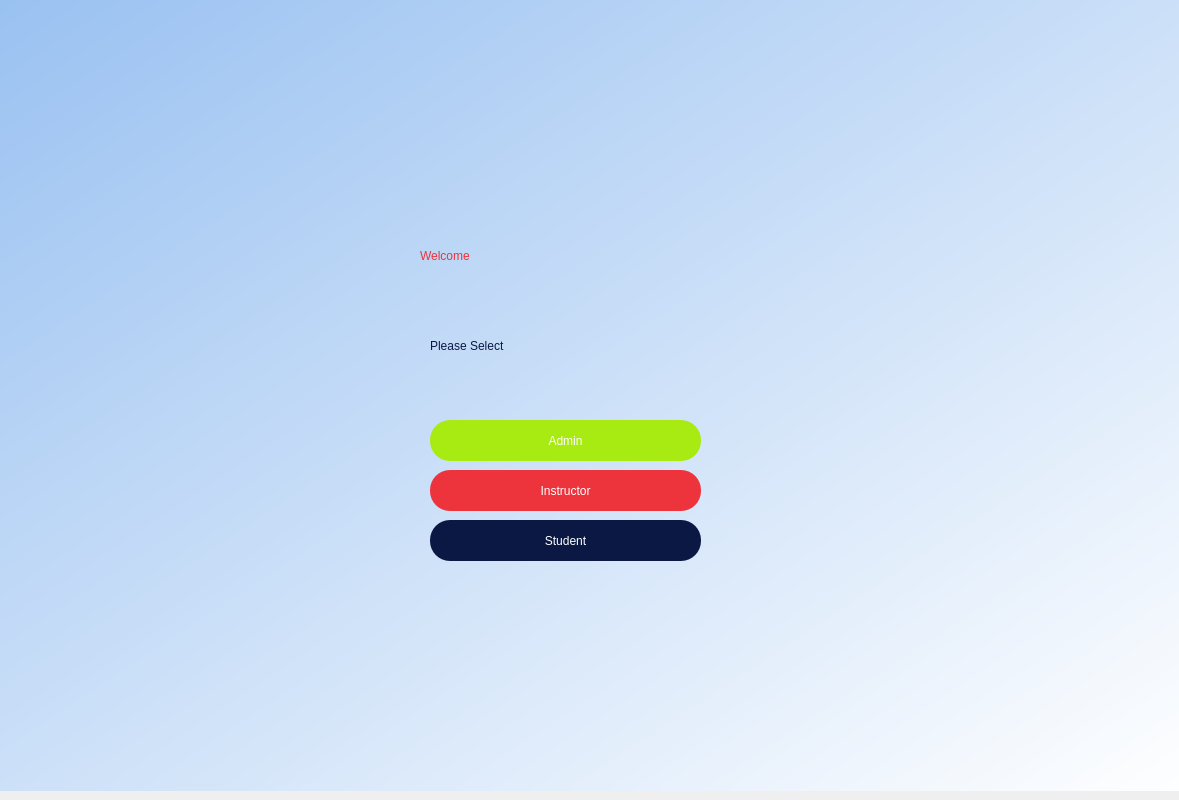
<?xml version="1.0" encoding="UTF-8"?>
<ui version="4.0">
 <class>Dialog</class>
 <widget class="QDialog" name="Dialog">
  <property name="geometry">
   <rect>
    <x>0</x>
    <y>0</y>
    <width>1179</width>
    <height>800</height>
   </rect>
  </property>
  <property name="windowTitle">
   <string>Dialog</string>
  </property>
  <widget class="QWidget" name="widget" native="true">
   <property name="geometry">
    <rect>
     <x>0</x>
     <y>-10</y>
     <width>1211</width>
     <height>801</height>
    </rect>
   </property>
   <property name="styleSheet">
    <string notr="true">QWidget#widget{
background-color:qlineargradient(spread:pad, x1:0, y1:0, x2:1, y2:1, stop:0 rgba(153, 193, 241, 255), stop:1 rgba(255, 255, 255, 255));}</string>
   </property>
   <widget class="QLabel" name="label">
    <property name="geometry">
     <rect>
      <x>420</x>
      <y>220</y>
      <width>301</width>
      <height>91</height>
     </rect>
    </property>
    <property name="styleSheet">
     <string notr="true">font: 48pt &quot;DejaVu Serif&quot;;
color:rgb(237, 51, 59);</string>
    </property>
    <property name="text">
     <string>Welcome</string>
    </property>
   </widget>
   <widget class="QLabel" name="label_2">
    <property name="geometry">
     <rect>
      <x>430</x>
      <y>320</y>
      <width>271</width>
      <height>71</height>
     </rect>
    </property>
    <property name="styleSheet">
     <string notr="true">font: 30pt &quot;DejaVu Serif&quot;;
color: #0C1844;</string>
    </property>
    <property name="text">
     <string>Please Select</string>
    </property>
   </widget>
   <widget class="QPushButton" name="instructor">
    <property name="geometry">
     <rect>
      <x>430</x>
      <y>480</y>
      <width>271</width>
      <height>41</height>
     </rect>
    </property>
    <property name="styleSheet">
     <string notr="true">border-radius:20px;
background-color: rgb(237, 51, 59);

font: 20pt &quot;DejaVu Sans&quot;;
color: rgb(255, 255, 255);</string>
    </property>
    <property name="text">
     <string>Instructor</string>
    </property>
   </widget>
   <widget class="QPushButton" name="student">
    <property name="geometry">
     <rect>
      <x>430</x>
      <y>530</y>
      <width>271</width>
      <height>41</height>
     </rect>
    </property>
    <property name="styleSheet">
     <string notr="true">border-radius:20px;
background-color: #0C1844;

font: 20pt &quot;DejaVu Sans&quot;;
color: rgb(255, 255, 255);</string>
    </property>
    <property name="text">
     <string>Student</string>
    </property>
   </widget>
   <widget class="QPushButton" name="admin">
    <property name="geometry">
     <rect>
      <x>430</x>
      <y>430</y>
      <width>271</width>
      <height>41</height>
     </rect>
    </property>
    <property name="styleSheet">
     <string notr="true">border-radius:20px;
background-color: #A8EB12;

font: 20pt &quot;DejaVu Sans&quot;;
color: rgb(255, 255, 255);</string>
    </property>
    <property name="text">
     <string>Admin</string>
    </property>
   </widget>
  </widget>
 </widget>
 <resources/>
 <connections/>
</ui>
